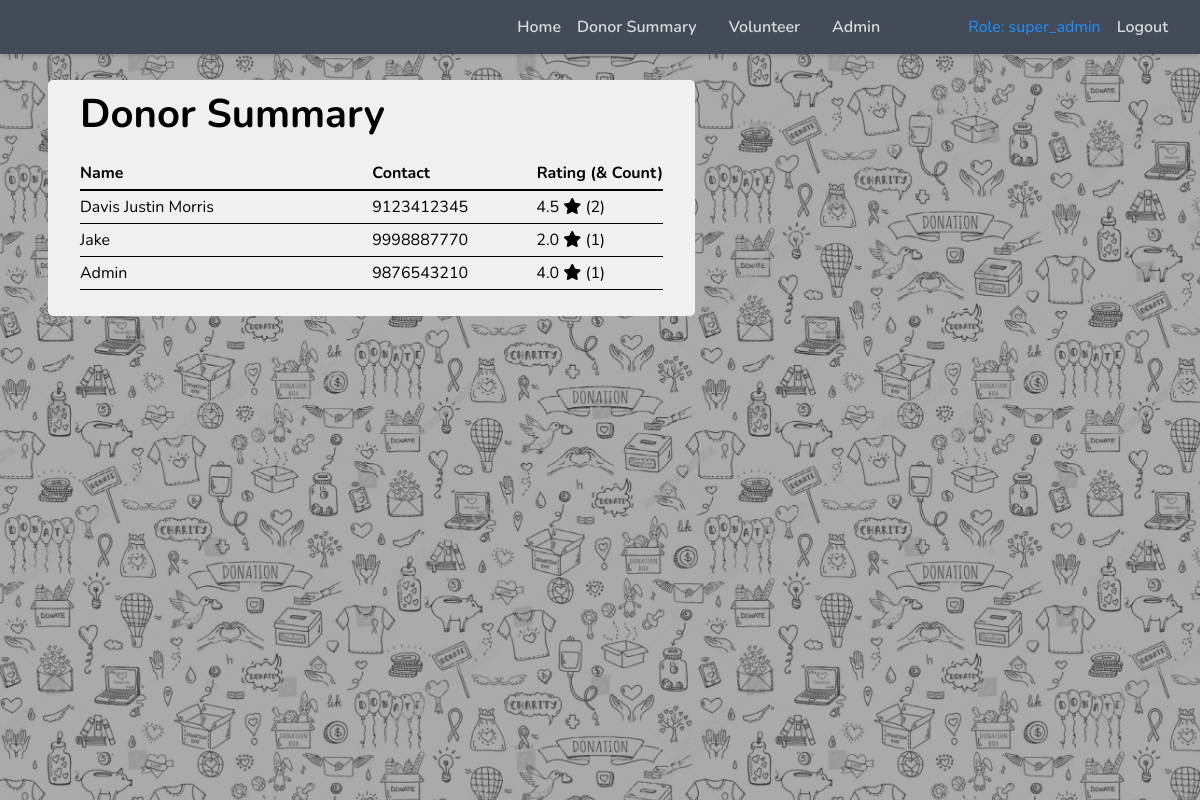
The page /donors_summary (signed in) on the database as committed earlier.
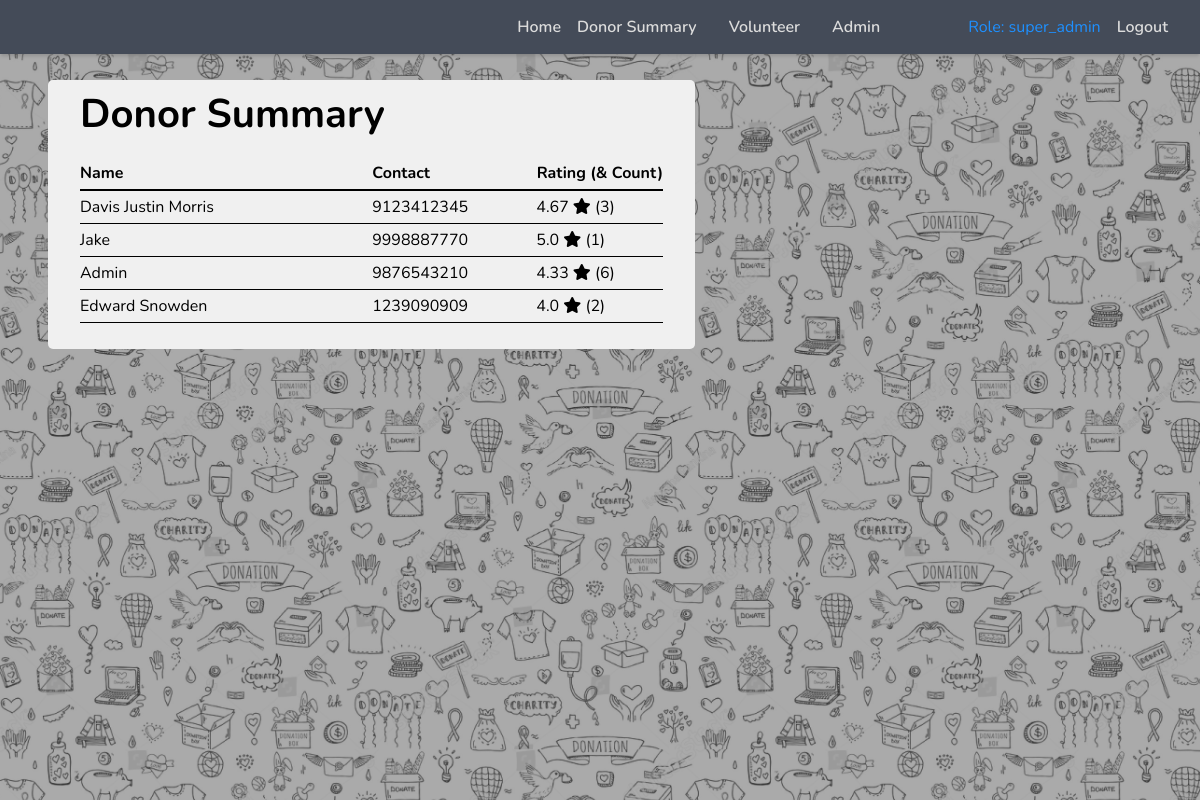
The same page on the database as committed later.
### tables this page shows
CREATE TABLE "user_table"
(
    pk_uid         integer not null
        constraint table_name_pk
            primary key autoincrement,
    email          text    not null,
    password       text    not null,
    name           text    not null,
    is_volunteer   integer default 0 not null,
    is_super_admin integer default 0 not null,
    session_token  text
, phone text, address integer, interested_in_volunteering integer default 0 not null);

### app.py (the view)
@app.route('/donors_summary', methods=['GET', 'POST'])
def handle_donor_summary():
    user_type = session['user_info']['user_type']
    if user_type not in ['super_admin', 'volunteer']:
        return 'You dont have permission to view this page!<br><a href="/">Back Home</a>'
    return render_template(
        'donors_summary.html',
        user_type=session['user_info']['user_type'],
        donors=db_man.get_donor_review_avg()
    )

### app.py (called while the page is built)
def get_db_connection():
    conn = sqlite3.connect('data.sqlite')
    return conn

@app.before_request
def before_each_req():
    if request.endpoint in ['handle_user_dashboard', 'handle_admin_dashboard', 'handle_super_admin']:
        auth_token = session.get('user_info', {}).get('auth_token')
        if auth_token:
            session_check_response = db_man.get_logged_in_account(auth_token=auth_token)
            if session_check_response.get('status'):
                session['user_info'] = session_check_response['data']
                return
        session.clear()
        return redirect(url_for('handle_login'))

### templates/donors_summary.html (shortened to what this page needs)
<!DOCTYPE html>
<html lang="en">
<head>
    <link rel="stylesheet" href="{{ url_for('static', filename='css/all.css') }}">
    <link rel="stylesheet" href="{{ url_for('static', filename='main.css') }}">
    <link rel="stylesheet" href="{{ url_for('static', filename='donors_summary.css') }}">
</head>
<body class="fx fdc aifs">
    {% include 'partials/header_1.html' %}
    <div class="bg_z_minus"><div class="overlay"></div></div>
    <main>
        <h2>Donor Summary</h2>
        <div class="container">
            <div class="row heading">
                <span>Name</span>
                <span>Contact</span>
                <span>Rating (& Count)</span>
            </div>
            {% for donor in donors %}
            <a href="/donor_details/{{ donor.uid }}">
                <div class="row" id="{{ donor.uid }}">
                    <span>{{ donor.name }}</span>
                    <span>{{ donor.contact }}</span>
                    <span>{{ donor.rating }} <i class="fa fa-star"></i> ({{ donor.count }})</span>
                </div>
            </a>
            {% endfor %}
        </div>
    </main>
</body>
</html>

### templates/partials/header_1.html (shortened to what this page needs)
<nav class="fx main-styles">
    <div class="fx-spacer"></div>
    <ul class="nav list-lsn fx">
        <li><a href="/dashboard">Home</a></li>
        {% if user_type == 'volunteer' or user_type == 'super_admin' %}
        <li><a href="/donors_summary">Donor Summary</a></li>
        <li><a href="/volunteer_dashboard">Volunteer</a></li>
        {% endif %}
        {% if user_type == 'super_admin' %}
        <li><a href="/super_admin">Admin</a></li>
        {% endif %}
        <li class="user_type"><span>Role: {{ user_type }}</span></li>
        <li><a href="/logout">Logout</a></li>
    </ul>
</nav>

### static/main.css (style rules this page uses)
.fx { display: flex; }
.fx.fdc { flex-direction: column; }
.fx.aifs { align-items: flex-start; }
.fx-spacer { flex-grow: 1; }
.list-lsn { list-style: none; }
* { font-family: "Nunito", sans-serif; margin: 0; padding: 0; }
html { overflow-y: scroll; background-color: #444b58; }
body { padding: 5rem 3rem; background: rgba(0, 0, 0, 0); box-sizing: border-box; }
body nav.main-styles { z-index: 10; align-self: stretch; padding: 1rem 2rem; background-color: #444b58; box-shadow: 0 3px 3px -1px rgba(51, 51, 51, 0.2); position: fixed; top: 0; left: 0; right: 0; }
body nav.main-styles ul li:not(:first-child, :last-child) { padding: 0 1rem; }
body nav.main-styles li.user_type { margin-left: 1.5rem; color: dodgerblue; }
body nav.main-styles ul li a { text-decoration: none; font-weight: 600; color: #dcdcdc; }
body .bg_z_minus { z-index: -1; position: fixed; top: 0; bottom: 0; left: 0; right: 0; background-image: url(frodo_bg.jpg); background-position: center; background-size: 700px; filter: saturate(30%) brightness(80%) contrast(62%); }
body .bg_z_minus .overlay { width: 100%; height: 100%; background: rgba(124, 124, 124, 0.0705882353); }

### static/donors_summary.css (style rules this page uses)
main { background-color: #F0F0F0; border-radius: 5px; padding: 7px 2rem 10px; }
main h2 { font-size: 2.5rem; }
main .container { margin: 1rem 0; }
main .container a { text-decoration: none; color: unset; }
main .container .row { border-bottom: 1px solid #000000; padding: 5px 0; }
main .container .row.heading { font-weight: 700; border-bottom: 2px solid #000000; }
main .container .row > span { display: inline-block; }
main .container .row > span:nth-child(1) { min-width: 18rem; }
main .container .row > span:nth-child(2) { min-width: 10rem; }
main .container .row > span:nth-child(3) { min-width: 5rem; }

Rows that differ between the two databases and show on the page:
changed user_table "Davis Justin Morris": rating "4.5" → "4.67"; count "2" → "3"
computed for user_table "Jake": rating "2.0" → "5.0"
changed user_table "Admin": rating "4.0" → "4.33"; count "1" → "6"
added user_table: name "Edward Snowden", contact "1239090909", rating "4.0", count "2"
